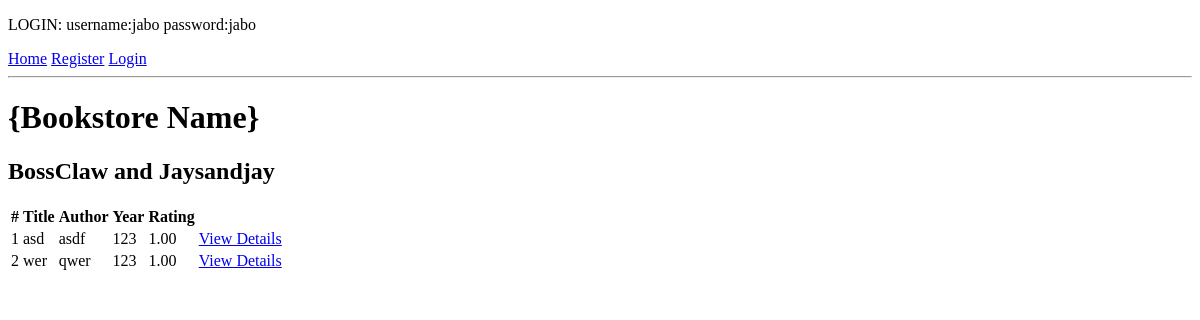
Before: / with the older database file.
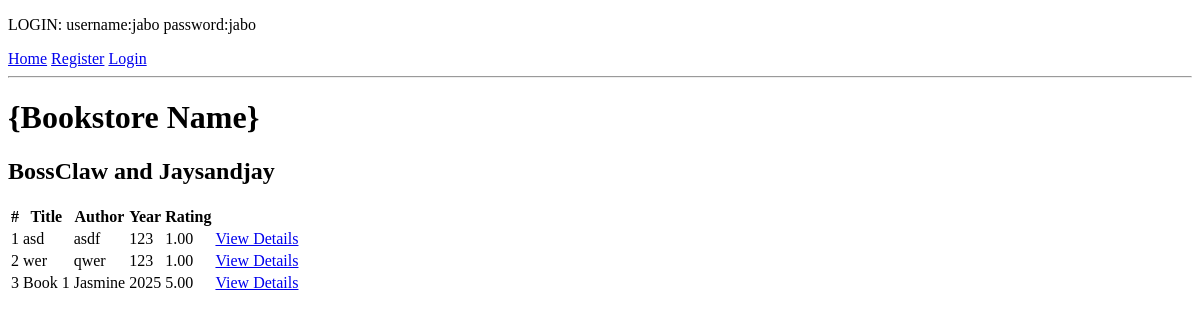
After: the same page with the newer database file.
### books/models.py (models this page shows, shortened)
class Book(models.Model):
    title = models.CharField(max_length=100)
    author = models.CharField(max_length=100)
    year = models.IntegerField()
    rating = models.DecimalField(max_digits=3, decimal_places=2)
    description = models.TextField()

### books/views.py (the view)
# urls.py: path('', views.home, name="home"),
def home(request):
    books = Book.objects.all()
    return render(request, "books/home.html", {'books': books})

### books/templates/books/home.html
{% extends "books/layout.html" %} {% block content %}
<h1>{Bookstore Name}</h1>
<h2>BossClaw and Jaysandjay</h2>
{% if books %}
<table>
    <thread>
        <tr>
            <th>#</th>
            <th>Title</th>
            <th>Author</th>
            <th>Year</th>
            <th>Rating</th>
        </tr>
    </thread>
    <tbody>
        {% for book in books %}
        <tr>
            <td>{{forloop.counter}}</td>
            <td>{{book.title}}</td>
            <td>{{book.author}}</td>
            <td>{{book.year}}</td>
            <td>{{book.rating}}</td>
            <td><a href="{% url 'details' book.id %}">View Details</a></td>
        </tr>
        {% endfor %}
    </tbody>
</table>
{% else %}
<div>
    <h1>No Books</h1>
</div>
{% endif %}
{% endblock %}

### books/templates/books/layout.html (shortened to what this page needs)
<!DOCTYPE html>
<html lang="en">
<head>
    <p>LOGIN: username:jabo password:jabo</p>
</head>
<body>
    <nav>
        <a href="{% url 'home' %}">Home</a>
        {% if user.is_authenticated %}
            <a href="{% url 'add' %}">Add Book</a>
            <span>User: {{ user.username }}!</span>
            <form action="{% url 'logout' %}" method="post" style="display:inline;">
                {% csrf_token %}
                <button type="submit">Log Out</button>
            </form>
        {% else %}
            <a href="{% url 'register' %}">Register</a>
            <a href="{% url 'login' %}">Login</a>
        {% endif %}
    </nav>
    <hr/>
    {% block content %}
    {% endblock %}
</body>
</html>

Changed rows visible on the page:
added Book: title "Book 1", author "Jasmine", year "2025", rating "5.00"
